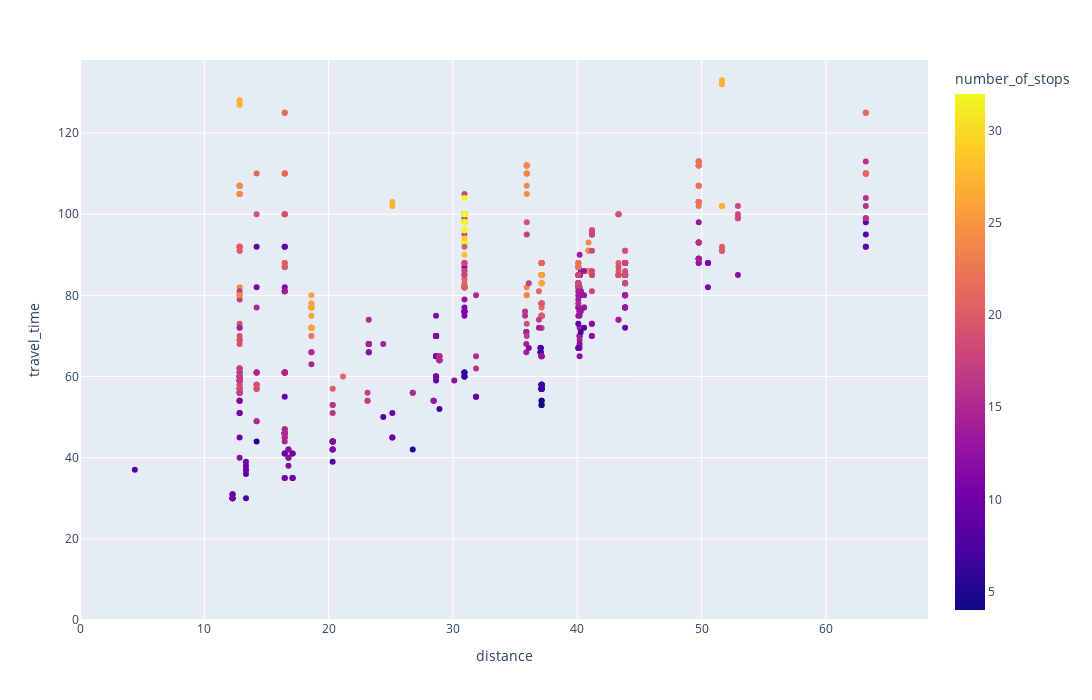

Notebook source saved alongside this figure:
### Code cell
df = pd.DataFrame(num_stops)
df = df[df['distance'] != "NA"]
df['travel_time'] = df['travel_time'] / 60
xaxis_max = df['distance'].max() + 5
yaxis_max = df['travel_time'].max() + 5
fig = px.scatter(df, x="distance", y="travel_time", color='number_of_stops', hover_name="train_label",
                #   trendline="rolling", trendline_options=dict(window=10),
                 )
fig.update_layout(
    xaxis_range = [0,xaxis_max],
    yaxis_range = [0,yaxis_max],
    width = 1400,
    height = 700
)
fig.show()

### Figure 1 — Plotly figure (JSON) as saved in the notebook; plotly's stock layout.template omitted (floating-point values rounded to 4 significant figures; data arrays with more than 128 entries replaced by an {"elided": "..."} marker saying what was removed)
{"data": [{"hovertemplate": "<b>%{hovertext}</b><br><br>distance=%{x}<br>travel_time=%{y}<br>number_of_stops=%{marker.color}<extra></extra>", "hovertext": {"elided": "665 str values"}, "legendgroup": "", "marker": {"color": {"elided": "665 int values"}, "coloraxis": "coloraxis", "symbol": "circle"}, "mode": "markers", "name": "", "orientation": "v", "showlegend": false, "type": "scatter", "x": {"elided": "665 float values"}, "xaxis": "x", "y": {"elided": "665 float values"}, "yaxis": "y"}], "layout": {"coloraxis": {"colorbar": {"title": {"text": "number_of_stops"}}, "colorscale": [[0, "#0d0887"], [0.1111, "#46039f"], [0.2222, "#7201a8"], [0.3333, "#9c179e"], [0.4444, "#bd3786"], [0.5556, "#d8576b"], [0.6667, "#ed7953"], [0.7778, "#fb9f3a"], [0.8889, "#fdca26"], [1, "#f0f921"]]}, "height": 700, "legend": {"tracegroupgap": 0}, "margin": {"t": 60}, "width": 1400, "xaxis": {"anchor": "y", "domain": [0, 1], "range": [0, 68.21], "title": {"text": "distance"}}, "yaxis": {"anchor": "x", "domain": [0, 1], "range": [0, 138], "title": {"text": "travel_time"}}}}
